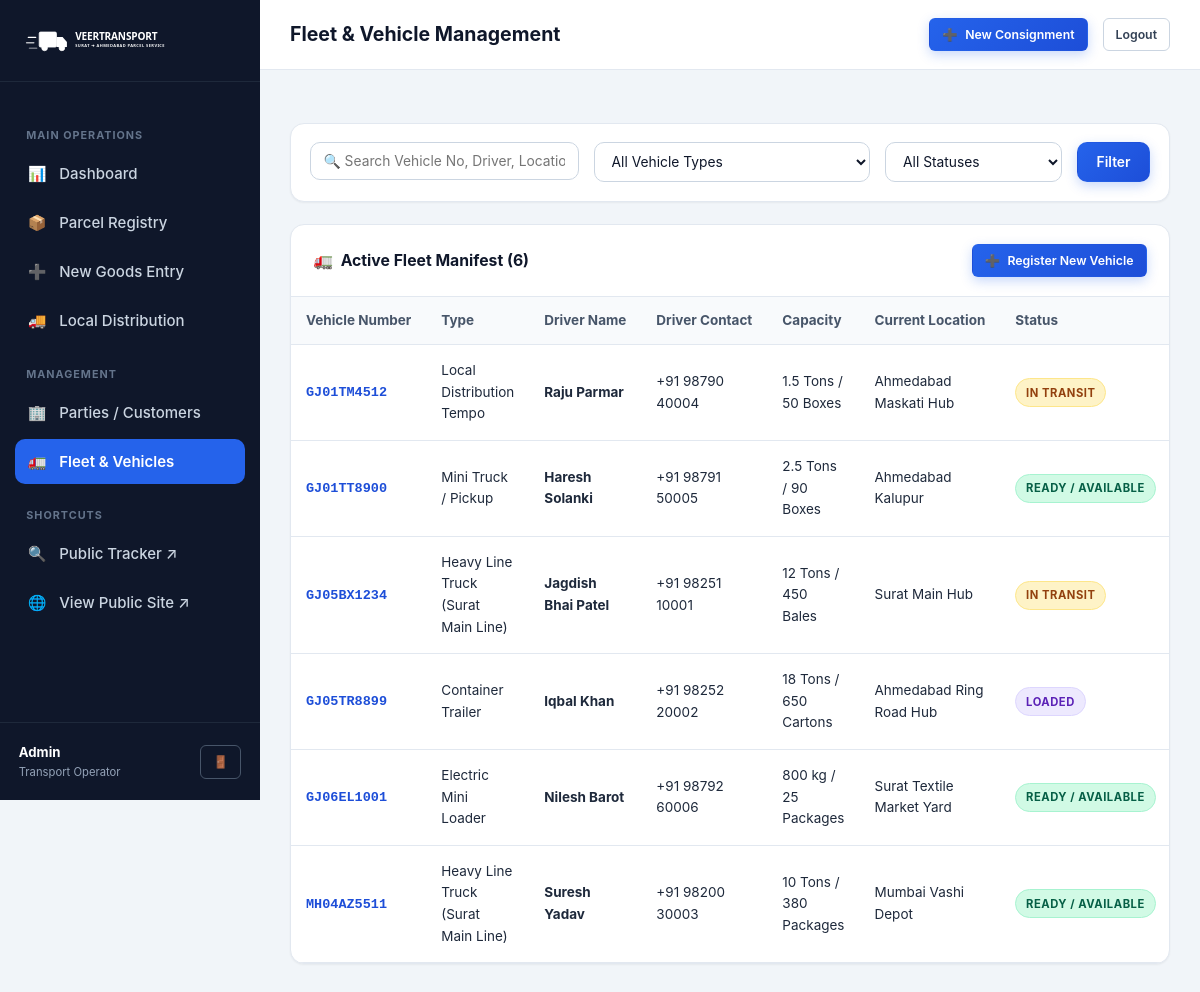
Screenshot of /vehicles/ (signed in) with the database file from the repository.
### transport/models.py (models this page shows, shortened)
class Vehicle(models.Model):
    TYPE_CHOICES = [
        ('HEAVY_TRUCK', 'Heavy Line Truck (Surat Main Line)'),
        ('TEMPO', 'Local Distribution Tempo'),
        ('MINI_TRUCK', 'Mini Truck / Pickup'),
        ('CONTAINER', 'Container Trailer'),
        ('E_LOADER', 'Electric Mini Loader'),
    ]
    STATUS_CHOICES = [
        ('AVAILABLE', 'Available / Ready'),
        ('LOADED', 'Loaded'),
        ('IN_TRANSIT', 'In Transit'),
        ('UNDER_MAINTENANCE', 'Under Maintenance'),
    ]
    vehicle_number = models.CharField(max_length=30, unique=True, verbose_name="Vehicle Number")
    vehicle_type = models.CharField(max_length=30, choices=TYPE_CHOICES, default='TEMPO', verbose_name="Vehicle Type")
    driver_name = models.CharField(max_length=100, verbose_name="Driver Name")
    driver_contact = models.CharField(max_length=20, verbose_name="Driver Contact")
    capacity = models.CharField(max_length=50, verbose_name="Load Capacity", help_text="e.g. 9.5 Tons / 400 Boxes")
    current_location = models.CharField(max_length=100, default="Saroli Godown, Surat", verbose_name="Current Location")
    status = models.CharField(max_length=30, choices=STATUS_CHOICES, default='AVAILABLE', verbose_name="Availability Status")
    created_at = models.DateTimeField(auto_now_add=True)
    updated_at = models.DateTimeField(auto_now=True)
    class Meta:
        ordering = ['vehicle_number']
        verbose_name = "Vehicle / Tempo"
        verbose_name_plural = "Vehicles / Fleet"
    @property
    def active_parcels_count(self):
        return self.assigned_parcels.exclude(status__in=['DELIVERED', 'CANCELLED']).count()

### transport/views.py (the view, shortened to what this page needs)
# urls.py: path('vehicles/', views.vehicle_list, name='vehicle_list'),
@login_required
def vehicle_list(request):
    query = request.GET.get('q', '').strip()
    type_filter = request.GET.get('type', '').strip()
    status_filter = request.GET.get('status', '').strip()
    vehicles = Vehicle.objects.all()
    if type_filter:
        vehicles = vehicles.filter(vehicle_type=type_filter)
    if status_filter:
        vehicles = vehicles.filter(status=status_filter)
    context = {
        'vehicles': vehicles,
        'query': query,
        'type_filter': type_filter,
        'status_filter': status_filter,
        'type_choices': Vehicle.TYPE_CHOICES,
        'status_choices': Vehicle.STATUS_CHOICES,
        'title': 'Fleet & Vehicle Management',
    }
    return render(request, 'vehicle_list.html', context)

### templates/vehicle_list.html (shortened to what this page needs)
{% extends 'base_admin.html' %}
{% load static %}
{% block page_title %}Fleet &amp; Vehicle Management{% endblock %}
{% block content %}
<div class="panel" style="margin-bottom: 1.5rem;">
  <div class="panel-body" style="padding: 1.25rem;">
    <form method="GET" action="{% url 'vehicle_list' %}" style="display: flex; gap: 1rem; flex-wrap: wrap;">
      <div style="flex: 1; min-width: 240px;">
        <input type="text" name="q" value="{{ query }}" class="form-input" placeholder="🔍 Search Vehicle No, Driver, Location...">
      </div>
      <div>
        <select name="type" class="form-select" onchange="this.form.submit()">
          <option value="">All Vehicle Types</option>
        </select>
      </div>
      <div>
        <select name="status" class="form-select" onchange="this.form.submit()">
          <option value="">All Statuses</option>
        </select>
      </div>
      <button type="submit" class="btn btn-primary">Filter</button>
    </form>
  </div>
</div>
<div class="panel">
  <div class="panel-header">
    <h2 class="panel-title">
      <span>🚛</span> Active Fleet Manifest ({{ vehicles.count }})
    </h2>
    <a href="{% url 'vehicle_create' %}" class="btn btn-primary btn-sm">
      <span>➕</span> Register New Vehicle
    </a>
  </div>
  <div class="panel-body" style="padding: 0;">
    <div class="table-responsive">
      <table class="data-table">
        <thead>
          <tr>
            <th>Vehicle Number</th>
            <th>Type</th>
            <th>Driver Name</th>
            <th>Driver Contact</th>
            <th>Capacity</th>
            <th>Current Location</th>
            <th>Status</th>
          </tr>
        </thead>
        <tbody>
          {% for v in vehicles %}
            <tr>
              <td>
                <a href="{% url 'vehicle_detail' v.pk %}" style="font-family: var(--font-mono); font-weight: 700; color: var(--primary-700);">
                  {{ v.vehicle_number }}
                </a>
              </td>
              <td>{{ v.get_vehicle_type_display }}</td>
              <td><strong>{{ v.driver_name }}</strong></td>
              <td>{{ v.driver_contact }}</td>
              <td>{{ v.capacity }}</td>
              <td>{{ v.current_location }}</td>
              <td>
                {% if v.status == 'AVAILABLE' %}
                  <span class="badge badge-delivered">Ready / Available</span>
                {% elif v.status == 'LOADED' %}
                  <span class="badge badge-sorted">Loaded</span>
                {% elif v.status == 'IN_TRANSIT' %}
                  <span class="badge badge-in-transit">In Transit</span>
                {% else %}
                  <span class="badge badge-cancelled">Maintenance</span>
                {% endif %}
              </td>
            </tr>
          {% empty %}
            <tr>
              <td colspan="9" style="text-align: center; padding: 2.5rem; color: var(--slate-400);">
                No vehicles registered in fleet yet.
              </td>
            </tr>
          {% endfor %}
        </tbody>
      </table>
    </div>
  </div>
</div>
{% endblock %}

### templates/base_admin.html (shortened to what this page needs)
{% load static %}
<!DOCTYPE html>
<html lang="en">
<head>
  <link rel="stylesheet" href="{% static 'css/style.css' %}">
  <link rel="stylesheet" href="{% static 'css/print.css' %}" media="print">
</head>
<body>
<div class="admin-layout">
  <aside class="admin-sidebar">
    <div class="sidebar-header">
      <img src="{% static 'images/logo.svg' %}" alt="Logo" style="height: 36px; filter: brightness(0) invert(1);">
    </div>
    <ul class="sidebar-nav">
      <li class="sidebar-nav-title">Main Operations</li>
      <li>
        <a href="{% url 'dashboard' %}" class="sidebar-nav-link {% if request.resolver_match.url_name == 'dashboard' %}active{% endif %}">
          <span>📊</span> Dashboard
        </a>
      </li>
      <li>
        <a href="{% url 'parcel_list' %}" class="sidebar-nav-link {% if 'parcel' in request.resolver_match.url_name and request.resolver_match.url_name != 'parcel_create' %}active{% endif %}">
          <span>📦</span> Parcel Registry
        </a>
      </li>
      <li>
        <a href="{% url 'parcel_create' %}" class="sidebar-nav-link {% if request.resolver_match.url_name == 'parcel_create' %}active{% endif %}">
          <span>➕</span> New Goods Entry
        </a>
      </li>
      <li>
        <a href="{% url 'distribution_list' %}" class="sidebar-nav-link {% if request.resolver_match.url_name == 'distribution_list' %}active{% endif %}">
          <span>🚚</span> Local Distribution
        </a>
      </li>
      <li class="sidebar-nav-title">Management</li>
      <li>
        <a href="{% url 'party_list' %}" class="sidebar-nav-link {% if 'party' in request.resolver_match.url_name %}active{% endif %}">
          <span>🏢</span> Parties / Customers
        </a>
      </li>
      <li>
        <a href="{% url 'vehicle_list' %}" class="sidebar-nav-link {% if 'vehicle' in request.resolver_match.url_name %}active{% endif %}">
          <span>🚛</span> Fleet &amp; Vehicles
        </a>
      </li>
      <li class="sidebar-nav-title">Shortcuts</li>
      <li>
        <a href="{% url 'public_tracking' %}" target="_blank" class="sidebar-nav-link">
          <span>🔍</span> Public Tracker ↗
        </a>
      </li>
      <li>
        <a href="{% url 'home' %}" target="_blank" class="sidebar-nav-link">
          <span>🌐</span> View Public Site ↗
        </a>
      </li>
    </ul>
    <div class="sidebar-user">
      <div>
        <div style="font-weight: 700; font-size: 0.88rem; color: #ffffff;">{{ user.username|title }}</div>
        <div style="font-size: 0.75rem; color: #94a3b8;">Transport Operator</div>
      </div>
      <a href="{% url 'admin_logout' %}" class="btn btn-sm btn-dark" style="border: 1px solid #475569;" title="Logout">
        🚪
      </a>
    </div>
  </aside>
  <div class="admin-main">
    <header class="admin-topbar">
      <div style="display: flex; align-items: center; gap: 1rem;">
        <h1 class="topbar-title">{% block page_title %}{{ title|default:"Operations Dashboard" }}{% endblock %}</h1>
      </div>
      <div class="topbar-actions">
        <a href="{% url 'parcel_create' %}" class="btn btn-primary btn-sm">
          <span>➕</span> New Consignment
        </a>
        <a href="{% url 'admin_logout' %}" class="btn btn-secondary btn-sm">
          Logout
        </a>
      </div>
    </header>
    <div style="padding: 1.5rem 2rem 0;">
    </div>
    <main class="admin-content">
      {% block content %}{% endblock %}
    </main>
  </div>
</div>
</body>
</html>

### rows the page displays
Vehicle: vehicle_number "GJ01TM4512", vehicle_type "Local Distribution Tempo", driver_name "Raju Parmar", driver_contact "+91 98790 40004", capacity "1.5 Tons / 50 Boxes", current_location "Ahmedabad Maskati Hub", status "IN TRANSIT"
Vehicle: vehicle_number "GJ01TT8900", vehicle_type "Mini Truck / Pickup", driver_name "Haresh Solanki", driver_contact "+91 98791 50005", capacity "2.5 Tons / 90 Boxes", current_location "Ahmedabad Kalupur", status "READY / AVAILABLE"
Vehicle: vehicle_number "GJ05BX1234", vehicle_type "Heavy Line Truck (Surat Main Line)", driver_name "Jagdish Bhai Patel", driver_contact "+91 98251 10001", capacity "12 Tons / 450 Bales", current_location "Surat Main Hub", status "IN TRANSIT"
Vehicle: vehicle_number "GJ05TR8899", vehicle_type "Container Trailer", driver_name "Iqbal Khan", driver_contact "+91 98252 20002", capacity "18 Tons / 650 Cartons", current_location "Ahmedabad Ring Road Hub", status "LOADED"
Vehicle: vehicle_number "GJ06EL1001", vehicle_type "Electric Mini Loader", driver_name "Nilesh Barot", driver_contact "+91 98792 60006", capacity "800 kg / 25 Packages", current_location "Surat Textile Market Yard", status "READY / AVAILABLE"
Vehicle: vehicle_number "MH04AZ5511", vehicle_type "Heavy Line Truck (Surat Main Line)", driver_name "Suresh Yadav", driver_contact "+91 98200 30003", capacity "10 Tons / 380 Packages", current_location "Mumbai Vashi Depot", status "READY / AVAILABLE"

### other values shown
{{ user.username|title }} "Admin"
{{ vehicles.count }} "6"
